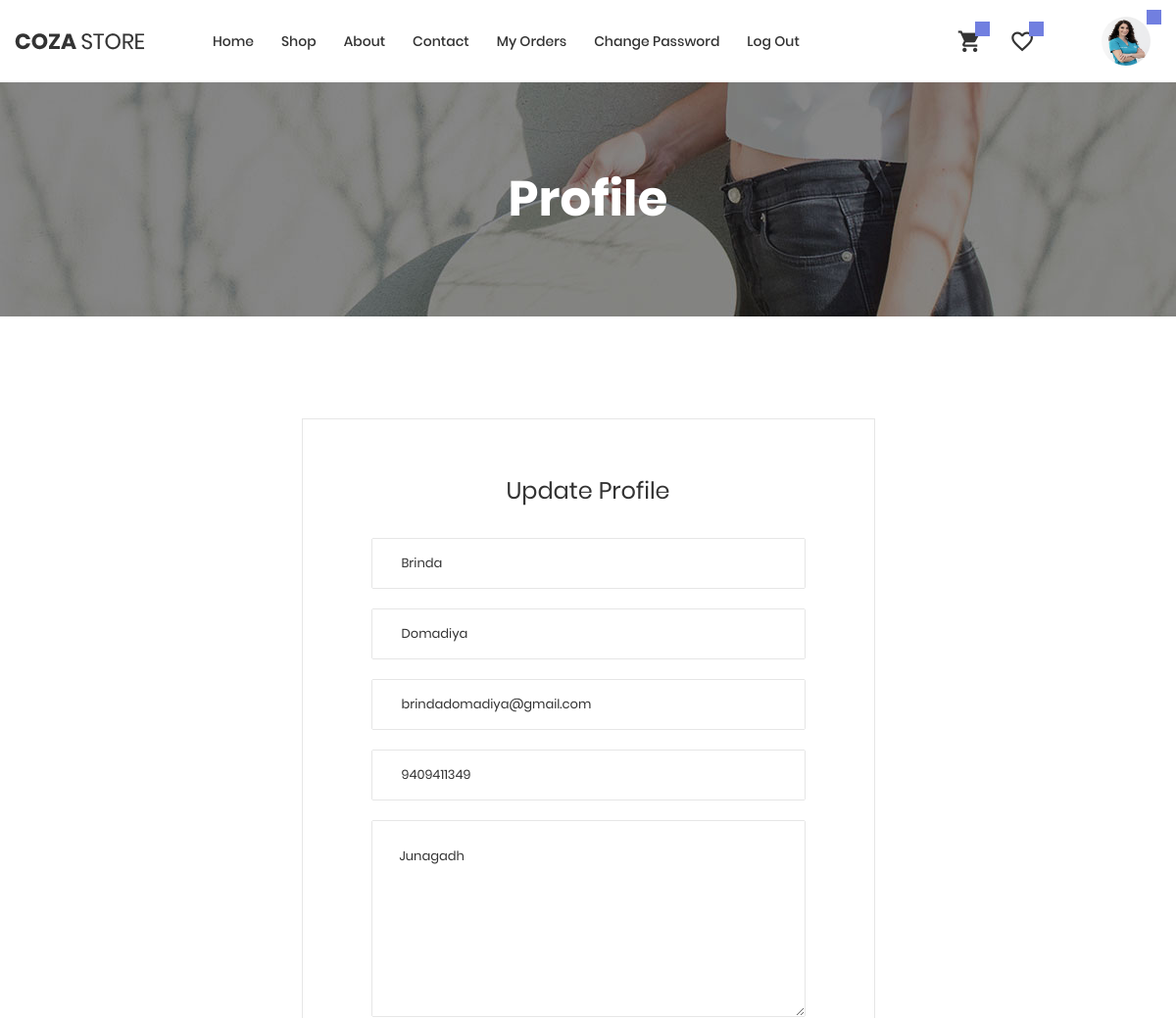
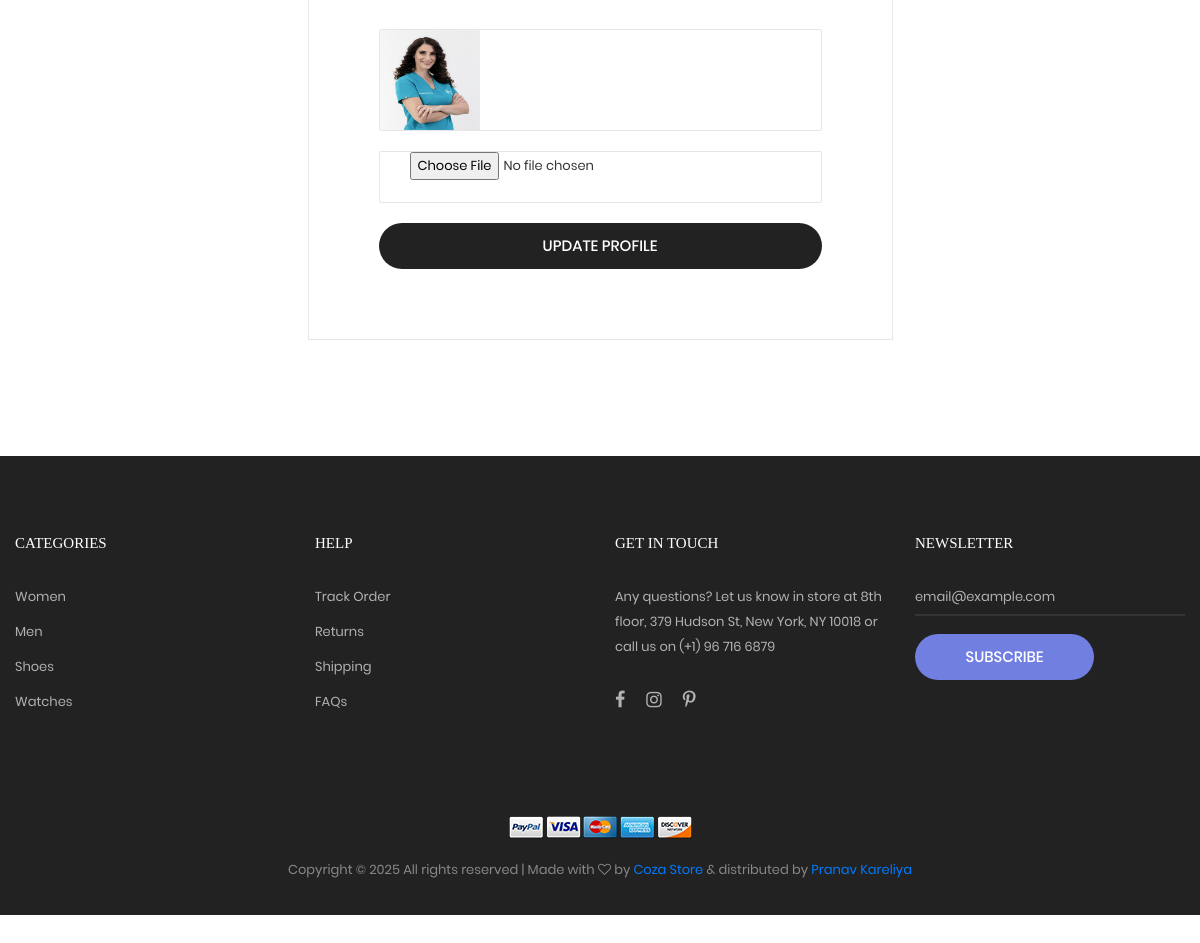
/profile/ (signed in), run on the app's committed database (2 pictures, top to bottom).
### myapp/models.py (models this page shows, shortened)
class User(models.Model):
    fname=models.CharField(max_length=100)
    lname=models.CharField(max_length=100)
    email=models.EmailField()
    mobile=models.PositiveIntegerField()
    password=models.CharField(max_length=100)
    address=models.TextField()
    profile_picture=models.ImageField(upload_to="profile_picture/")
    usertype=models.CharField(max_length=100,default="buyer")

### myapp/views.py (the view)
# urls.py: path('profile/',views.profile,name='profile'),
def profile(request):
    user = User.objects.get(email=request.session['email'])
    if request.method == "POST":
        user.fname = request.POST['fname']
        user.lname = request.POST['lname']
        user.email = request.POST['email']
        user.mobile = request.POST['mobile']
        user.address = request.POST['address']
        try:
            user.profile_picture = request.FILES['profile_picture']
        except:
            pass
        user.save()
        request.session['profile_picture'] = user.profile_picture.url
        msg = "Profile Updated Successfully..."
        if user.usertype == "buyer":
            return render(request, 'profile.html',{'user':user,'msg':msg})
        else:
            return render(request, 'seller_profile.html',{'user':user,'msg':msg})
    else:
        if user.usertype == "buyer":
            return render(request, 'profile.html',{'user':user})
        else:
            return render(request, 'seller_profile.html',{'user':user})

### myapp/templates/profile.html (shortened to what this page needs)
{% extends 'header.html' %}
{% load static %}
{% block content %}
<!DOCTYPE html>
<html lang="en">
<head>
</head>
<body class="animsition">
	<section class="bg-img1 txt-center p-lr-15 p-tb-92"
		style="background-image: url('{% static 'images/bg-01.jpg' %}');">
		<h2 class="ltext-105 cl0 txt-center">
			Profile
		</h2>
	</section>
	<section class="bg0 p-t-104 p-b-116">
		<div class="container">
			<div class="flex-w flex-tr" style="display: flex;justify-content: center;align-items: center;">
				<div class="size-210 bor10 p-lr-70 p-t-55 p-b-70 p-lr-15-lg w-full-md">
					<form method="post" action="{% url 'profile' %}" enctype="multipart/form-data">
						<h4 class="mtext-105 cl2 txt-center p-b-30">
							Update Profile
						</h4>
						<div class="bor8 m-b-20 how-pos4-parent">
							<input type="text" name="fname" value="{{user.fname}}"
								class="stext-111 cl2 plh3 size-116 p-l-30 p-r-30">
						</div>
						<div class="bor8 m-b-20 how-pos4-parent">
							<input type="text" name="lname" value="{{user.lname}}"
								class="stext-111 cl2 plh3 size-116 p-l-30 p-r-30">
						</div>
						<div class="bor8 m-b-20 how-pos4-parent">
							<input type="email" name="email" value="{{user.email}}"
								class="stext-111 cl2 plh3 size-116 p-l-30 p-r-30" readonly>
						</div>
						<div class="bor8 m-b-20 how-pos4-parent">
							<input type="tel" name="mobile" value="{{user.mobile}}"
								class="stext-111 cl2 plh3 size-116 p-l-30 p-r-30">
						</div>
                        <div class="bor8 m-b-30">
							<textarea class="stext-111 cl2 plh3 size-120 p-lr-28 p-tb-25" name="address"
								placeholder="Your Address">{{user.address}}</textarea>
						</div>
                        <div class="bor8 m-b-20 how-pos4-parent">
                            <img src="{{user.profile_picture.url}}" alt="This is image" style="height: 100px;width: 100px;">
                        </div>
						<div class="bor8 m-b-20 how-pos4-parent">
							<input type="file" name="profile_picture" class="stext-111 cl2 plh3 size-116 p-l-30 p-r-30">
						</div>
						<button class="flex-c-m stext-101 cl0 size-121 bg3 bor1 hov-btn3 p-lr-15 trans-04 pointer">
							Update Profile
						</button>
					</form>
				</div>
			</div>
		</div>
	</section>
</body>
</html>
{% endblock %}

### myapp/static/css/main.css (style rules this page uses)
.container { max-width: 1380px; }
@media (max-width: 1600px) { .container { max-width: 1200px; } }
.cl0 { color: #fff; }
.cl2 { color: #333; }
.stext-101 { font-family: Poppins-Medium; font-size: 15px; line-height: 1.466667; text-transform: uppercase; }
.stext-111 { font-family: Poppins-Regular; font-size: 13px; line-height: 1.6923; }
.mtext-105 { font-family: Poppins-Regular; font-size: 24px; line-height: 1.5; }
.ltext-105 { font-family: Poppins-Bold; font-size: 50px; line-height: 1.1; }
.size-116 { width: 100%; height: 50px; }
.size-120 { width: 100%; min-height: 199px; }
.size-121 { width: 100%; height: 46px; }
.size-210 { width: 50%; }
.bg0 { background-color: #fff; }
.bg3 { background-color: #222; }
.bg-img1 { background-size: cover; background-position: center center; background-repeat: no-repeat; }
.bor1 { border-radius: 23px; }
.bor8 { border: 1px solid #e6e6e6; border-radius: 2px; }
.bor10 { border: 1px solid #e6e6e6; }
.how-pos4-parent { position: relative; }

### data on the page
User: fname "Brinda", lname "Domadiya", email "brindadomadiya@gmail.com", mobile "9409411349", address "Junagadh", profile_picture (picture)
